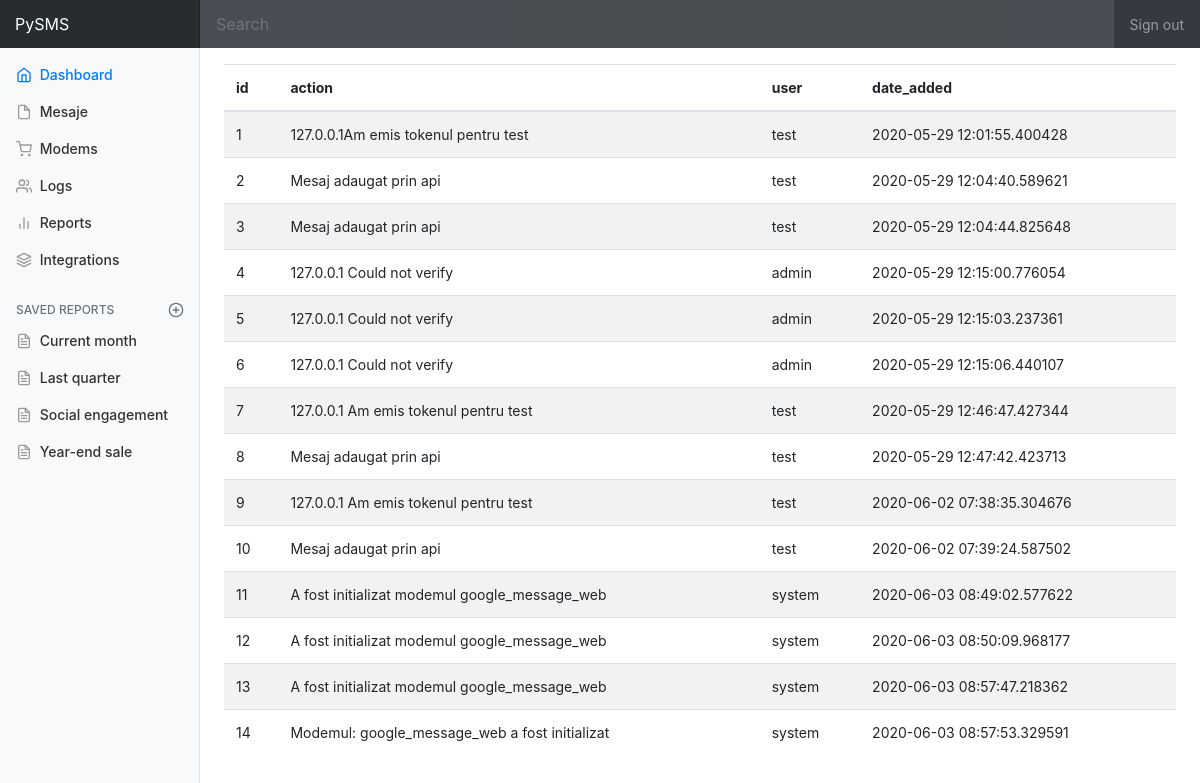
Page /logs on the earlier database version.
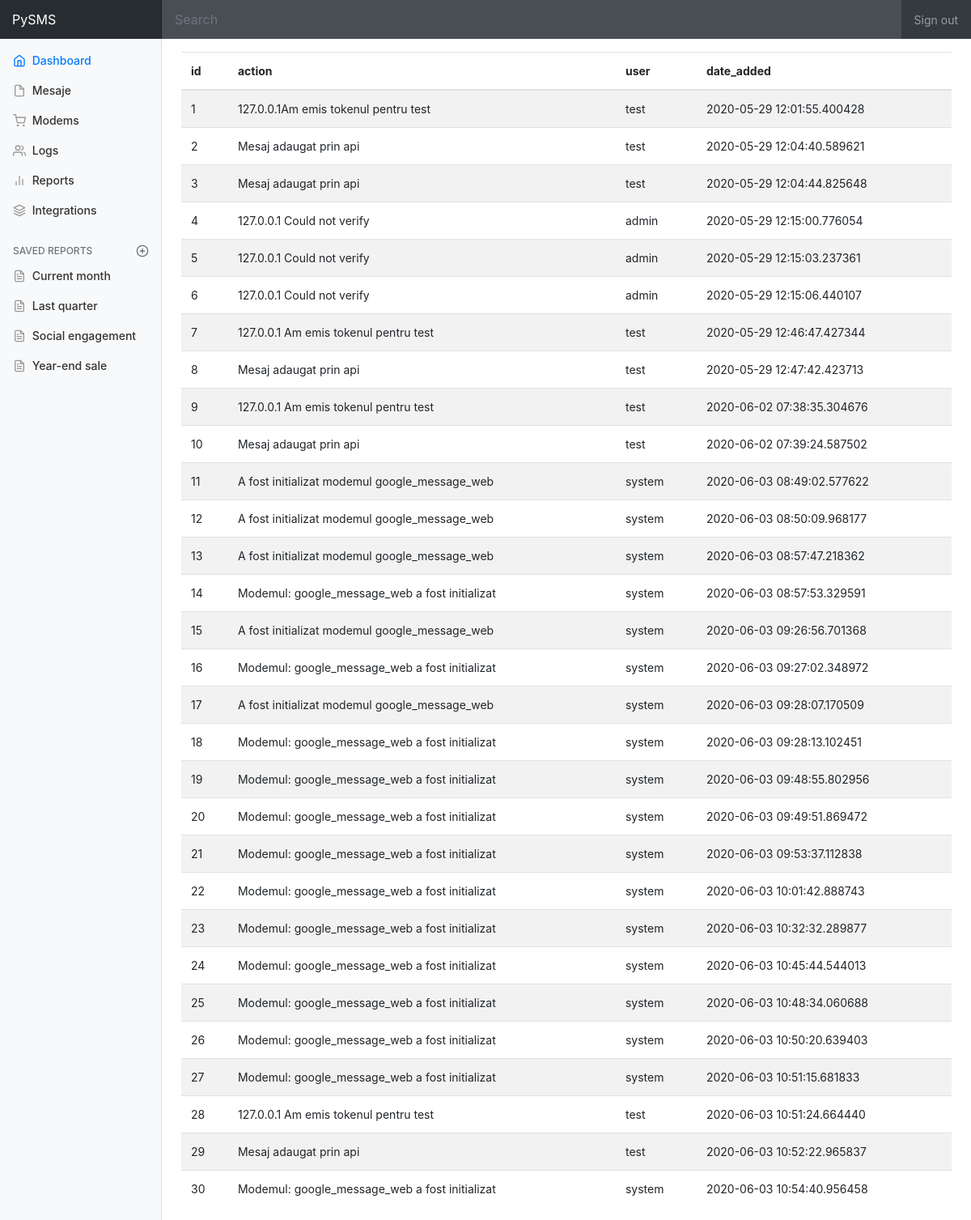
Same page on the later database version.
### models.py (models this page shows)
class Logs(db.Model):
    id = db.Column(db.Integer, primary_key=True)
    action = db.Column(db.String(80), nullable=False)
    user = db.Column(db.String(80), nullable=False)
    date_added = db.Column(db.DateTime, nullable=False, default=datetime.datetime.utcnow)

### views.py (the view)
@app.route('/logs')
def logs():
    all_logs = Logs.query.all()
    return render_template('logs.html', all_logs=all_logs)

### templates/logs.html (shortened to what this page needs)
{% extends 'base.html' %}
{% block content %}
<div class="table-responsive">
          <table id="table_logs" class="table table-striped">
            <thead>
              <tr>
                <th>id</th>
                <th>action</th>
                <th>user</th>
                <th>date_added</th>
              </tr>
            </thead>
            <tbody>
              {% for log in all_logs %}
              <tr>
                <td>{{ log.id }}</td>
                <td>{{ log.action }}</td>
                <td>{{ log.user }}</td>
                <td>{{ log.date_added }}</td>
              </tr>
              {% endfor %}
            </tbody>
          </table>
        </div>
{% endblock %}
{% block scripts %}
<link rel="stylesheet" href="https://cdn.datatables.net/1.10.21/css/jquery.dataTables.min.css">
{% endblock %}

### templates/base.html (shortened to what this page needs)
<!doctype html>
<html lang="en">
  <head>
    <link href="https://getbootstrap.com/docs/4.0/dist/css/bootstrap.min.css" rel="stylesheet">
    <link href="{{ url_for('static', filename='css/dashboard.css') }}" rel="stylesheet">
  </head>
  <body>
    <nav class="navbar navbar-dark sticky-top bg-dark flex-md-nowrap p-0">
      <a class="navbar-brand col-sm-3 col-md-2 mr-0" href="#">PySMS</a>
      <input class="form-control form-control-dark w-100" type="text" placeholder="Search" aria-label="Search">
      <ul class="navbar-nav px-3">
        <li class="nav-item text-nowrap">
          <a class="nav-link" href="#">Sign out</a>
        </li>
      </ul>
    </nav>
    <div class="container-fluid">
      <div class="row">
        <nav class="col-md-2 d-none d-md-block bg-light sidebar">
          <div class="sidebar-sticky">
            <ul class="nav flex-column">
              <li class="nav-item">
                <a class="nav-link active" href="/">
                  <span data-feather="home"></span>
                  Dashboard <span class="sr-only">(current)</span>
                </a>
              </li>
              <li class="nav-item">
                <a class="nav-link" href="/mesaje">
                  <span data-feather="file"></span>
                  Mesaje
                </a>
              </li>
              <li class="nav-item">
                <a class="nav-link" href="/modems">
                  <span data-feather="shopping-cart"></span>
                  Modems
                </a>
              </li>
              <li class="nav-item">
                <a class="nav-link" href="/logs">
                  <span data-feather="users"></span>
                  Logs
                </a>
              </li>
              <li class="nav-item">
                <a class="nav-link" href="#">
                  <span data-feather="bar-chart-2"></span>
                  Reports
                </a>
              </li>
              <li class="nav-item">
                <a class="nav-link" href="#">
                  <span data-feather="layers"></span>
                  Integrations
                </a>
              </li>
            </ul>
            <h6 class="sidebar-heading d-flex justify-content-between align-items-center px-3 mt-4 mb-1 text-muted">
              <span>Saved reports</span>
              <a class="d-flex align-items-center text-muted" href="#">
                <span data-feather="plus-circle"></span>
              </a>
            </h6>
            <ul class="nav flex-column mb-2">
              <li class="nav-item">
                <a class="nav-link" href="#">
                  <span data-feather="file-text"></span>
                  Current month
                </a>
              </li>
              <li class="nav-item">
                <a class="nav-link" href="#">
                  <span data-feather="file-text"></span>
                  Last quarter
                </a>
              </li>
              <li class="nav-item">
                <a class="nav-link" href="#">
                  <span data-feather="file-text"></span>
                  Social engagement
                </a>
              </li>
              <li class="nav-item">
                <a class="nav-link" href="#">
                  <span data-feather="file-text"></span>
                  Year-end sale
                </a>
              </li>
            </ul>
          </div>
        </nav>
        <main role="main" class="col-md-9 ml-sm-auto col-lg-10 pt-3 px-4">
          {% block content %}
        {% endblock %}
        </main>
      </div>
    </div>
    {% block scripts %}
    {% endblock %}
  </body>
</html>

### static/css/dashboard.css (style rules this page uses)
body { font-size: .875rem; }
.feather { width: 16px; height: 16px; vertical-align: text-bottom; }
.sidebar { position: fixed; top: 0; bottom: 0; left: 0; z-index: 100; padding: 0; box-shadow: inset -1px 0 0 rgba(0, 0, 0, .1); }
.sidebar-sticky { position: -webkit-sticky; position: sticky; top: 48px; height: calc(100vh - 48px); padding-top: .5rem; overflow-x: hidden; overflow-y: auto; }
.sidebar .nav-link { font-weight: 500; color: #333; }
.sidebar .nav-link .feather { margin-right: 4px; color: #999; }
.sidebar .nav-link.active { color: #007bff; }
.sidebar .nav-link:hover .feather, .sidebar .nav-link.active .feather { color: inherit; }
.sidebar-heading { font-size: .75rem; text-transform: uppercase; }
.navbar-brand { padding-top: .75rem; padding-bottom: .75rem; font-size: 1rem; background-color: rgba(0, 0, 0, .25); box-shadow: inset -1px 0 0 rgba(0, 0, 0, .25); }
.navbar .form-control { padding: .75rem 1rem; border-width: 0; border-radius: 0; }
.form-control-dark { color: #fff; background-color: rgba(255, 255, 255, .1); border-color: rgba(255, 255, 255, .1); }

Differences in the rows shown:
added Logs: id "15", action "A fost initializat modemul google_message_web", user "system", date_added "2020-06-03 09:26:56.701368"
added Logs: id "16", action "Modemul: google_message_web a fost initializat", user "system", date_added "2020-06-03 09:27:02.348972"
added Logs: id "17", action "A fost initializat modemul google_message_web", user "system", date_added "2020-06-03 09:28:07.170509"
added Logs: id "18", action "Modemul: google_message_web a fost initializat", user "system", date_added "2020-06-03 09:28:13.102451"
added Logs: id "19", action "Modemul: google_message_web a fost initializat", user "system", date_added "2020-06-03 09:48:55.802956"
added Logs: id "20", action "Modemul: google_message_web a fost initializat", user "system", date_added "2020-06-03 09:49:51.869472"
added Logs: id "21", action "Modemul: google_message_web a fost initializat", user "system", date_added "2020-06-03 09:53:37.112838"
added Logs: id "22", action "Modemul: google_message_web a fost initializat", user "system", date_added "2020-06-03 10:01:42.888743"
added Logs: id "23", action "Modemul: google_message_web a fost initializat", user "system", date_added "2020-06-03 10:32:32.289877"
added Logs: id "24", action "Modemul: google_message_web a fost initializat", user "system", date_added "2020-06-03 10:45:44.544013"
added Logs: id "25", action "Modemul: google_message_web a fost initializat", user "system", date_added "2020-06-03 10:48:34.060688"
added Logs: id "26", action "Modemul: google_message_web a fost initializat", user "system", date_added "2020-06-03 10:50:20.639403"
added Logs: id "27", action "Modemul: google_message_web a fost initializat", user "system", date_added "2020-06-03 10:51:15.681833"
added Logs: id "28", action "127.0.0.1 Am emis tokenul pentru test", user "test", date_added "2020-06-03 10:51:24.664440"
added Logs: id "29", action "Mesaj adaugat prin api", user "test", date_added "2020-06-03 10:52:22.965837"
added Logs: id "30", action "Modemul: google_message_web a fost initializat", user "system", date_added "2020-06-03 10:54:40.956458"
